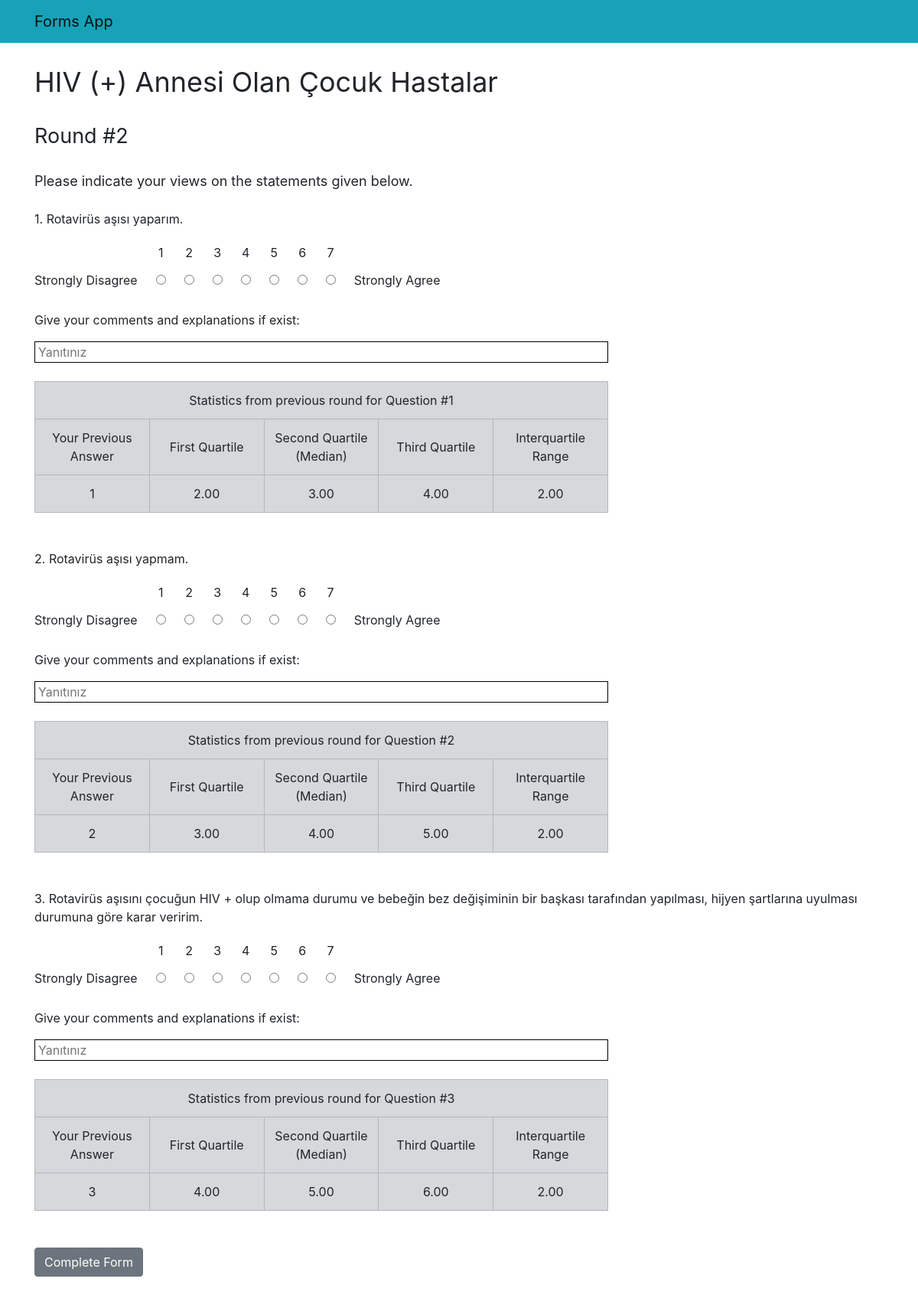
The app's page /form/5cf0bb078c114f5b943ef7b76259bba8/ (signed in) with its own data.
### form_app/models.py (models this page shows)
class Form(models.Model):
  type_id = models.IntegerField()
  title = models.CharField(max_length=150)
  id = models.UUIDField(default=uuid.uuid4, unique=True, primary_key=True, editable=False)
  visible = models.BooleanField(default=False)

class Question(models.Model):
  description = models.TextField(max_length=500)
  forms = models.ManyToManyField(Form)
  id = models.UUIDField(default=uuid.uuid4, unique=True, primary_key=True, editable=False)

### form_app/views.py (the view, shortened to what this page needs)
# urls.py: path('form/<str:form_id>/', views.formPage, name="form"),
@login_required(login_url='login')
def formPage(request, form_id):
    form = Form.objects.get(id=form_id)
    questions = list(Question.objects.filter(forms__id=form.id))
    questions = sorted(questions, key=lambda x: x.description)
    old_answers_user = []
    old_answers = []
    first_quartile = []
    median = []
    third_quartile = []
    iqr = []
    if AnswerSheet.objects.filter(form=form).filter(user=request.user):
        return redirect('main')
    if form.type_id != 1 and not AnswerSheet.objects.filter(form__type_id=form.type_id - 1).filter(user=request.user):
        return redirect('main')
    if form.type_id > 1:
        for i in questions:
            oldAnswerUser = AnswerQuestion.objects.filter(question=i).filter(
                answer_sheet__form__type_id=form.type_id - 1).filter(answer_sheet__user=request.user)
            if len(oldAnswerUser) == 0:
                old_answers_user.append('N/A')
            else:
                old_answers_user.append(oldAnswerUser[0].option)
            oldAnswer = AnswerQuestion.objects.filter(question=i).filter(
                answer_sheet__form__type_id=form.type_id - 1)
            old_answers.clear()
            for j in oldAnswer:
                old_answers.append(int(j.option))
            if len(old_answers) == 0:
                first_quartile.append('N/A')
                median.append('N/A')
                third_quartile.append('N/A')
                iqr.append('N/A')
            else:
                values = np.percentile(old_answers, [25, 50, 75])
                first_quartile.append("{:.2f}".format(values[0]))
                median.append("{:.2f}".format(values[1]))
                third_quartile.append("{:.2f}".format(values[2]))
                iqr.append("{:.2f}".format(values[2] - values[0]))
    answers = []
    answerSheet = AnswerSheet(form=form, user=request.user)
    finished = False
    return render(request, 'form.html', {'form': form, 'listOfArgs': zip(questions, old_answers_user, first_quartile, median, third_quartile, iqr)})

### form_app/templates/form.html (shortened to what this page needs)
{% load static %}
<!DOCTYPE html>
<html>
<head>
  <link rel='stylesheet' type='text/css' media='screen' href="{% static 'style.css' %}">
  <link rel="stylesheet" href="https://stackpath.bootstrapcdn.com/bootstrap/4.3.1/css/bootstrap.min.css">
</head>
<body>
  <nav class="navbar navbar-expand-lg navbar-light bg-info">
    <div class="container">
      <div class="collapse navbar-collapse" id="navbarText">
        <a class="navbar-brand mr-auto" href="/">Forms App</a>
      </div>
    </div>
  </nav>
  <div class="container">
    <div class="my-4" style="font-size:3vw">{{form.title}}</div>
    <div class="mb-4" style="font-size:2.25vw">Round #{{form.type_id}}</div>
    <div class="mb-4" style="font-size:1.5vw">Please indicate your views on the statements given below.</div>
    <form method="post"> {% csrf_token %}
      {% if form %}
        {% for question, oa, fq, m, tq, iqr in listOfArgs %}
          <div class="mb-2">{{forloop.counter}}. {{question.description}}</div>
          <table class="table table-borderless w-auto" style="width: 90%;">
            <div class="form-check">
              <tbody>
                <tr>
                  <td style="padding-bottom: 0px; padding-left: 0px;"></td>
                  <td style="padding-bottom: 0px; text-align: center;" class="form-check-label">1</td>
                  <td style="padding-bottom: 0px; text-align: center;" class="form-check-label">2</td>
                  <td style="padding-bottom: 0px; text-align: center;" class="form-check-label">3</td>
                  <td style="padding-bottom: 0px; text-align: center;" class="form-check-label">4</td>
                  <td style="padding-bottom: 0px; text-align: center;" class="form-check-label">5</td>
                  <td style="padding-bottom: 0px; text-align: center;" class="form-check-label">6</td>
                  <td style="padding-bottom: 0px; text-align: center;" class="form-check-label">7</td>
                  <td style="padding-bottom: 0px; padding-right: 0px;"></td>
                </tr>
                <tr>
                  <td style="padding-left: 0px"><label class="form-check-label">Strongly Disagree</label></td>
                  <td><input type="radio" value="1" name="{{question.id}}"></td>
                  <td><input type="radio" value="2" name="{{question.id}}"></td>
                  <td><input type="radio" value="3" name="{{question.id}}"></td>
                  <td><input type="radio" value="4" name="{{question.id}}"></td>
                  <td><input type="radio" value="5" name="{{question.id}}"></td>
                  <td><input type="radio" value="6" name="{{question.id}}"></td>
                  <td><input type="radio" value="7" name="{{question.id}}"></td>
                  <td style="padding-right: 0px"><label class="form-check-label">Strongly Agree</label></td>
                </tr>
              </tbody>
            </div>
          </table>
          <div class="justify-content-center mb-3">Give your comments and explanations if exist:</div>
          <input class="mb-4 px-1" style="width: 750px; border: 1px solid black;" placeholder="Yanıtınız" name="{{question.id}} comment">
          {% if form.type_id > 1 %}
            <table class="table table-bordered table-secondary" style="width: 750px;">
              <tbody>
                <tr>
                  <td style="text-align: center;" colspan="5">Statistics from previous round for Question #{{forloop.counter}}</td>
                </tr>
                <tr>
                  <td style="text-align: center; vertical-align: middle;" width="20%">Your Previous Answer</td>
                  <td style="text-align: center; vertical-align: middle;" width="20%">First Quartile</td>
                  <td style="text-align: center; vertical-align: middle;" width="20%">Second Quartile (Median)</td>
                  <td style="text-align: center; vertical-align: middle;" width="20%">Third Quartile</td>
                  <td style="text-align: center; vertical-align: middle;" width="20%">Interquartile Range</td>
                </tr>
                <tr>
                  <td style="text-align: center;">{{oa}}</td>
                  <td style="text-align: center;">{{fq}}</td>
                  <td style="text-align: center;">{{m}}</td>
                  <td style="text-align: center;">{{tq}}</td>
                  <td style="text-align: center;">{{iqr}}</td>
                </tr>
              </tbody>
            </table>
          {% endif %}
        {% endfor %}
      {% endif %}
      <button type="submit" class="btn btn-secondary mb-4">Complete Form</button>
    </form>
  </div>
</body>
</html>

### records on screen
Form: title "HIV (+) Annesi Olan Çocuk Hastalar", type_id "2"
Question: description "Rotavirüs aşısı yaparım.", oa "1", fq "2.00", m "3.00", tq "4.00", iqr "2.00"
Question: description "Rotavirüs aşısı yapmam.", oa "2", fq "3.00", m "4.00", tq "5.00", iqr "2.00"
Question: description "Rotavirüs aşısını çocuğun HIV + olup olmama durumu ve bebeğin bez değişiminin bir başkası tarafından yapılması, hijyen şartlarına uyulması durumuna göre karar veririm.", oa "3", fq "4.00", m "5.00", tq "6.00", iqr "2.00"
